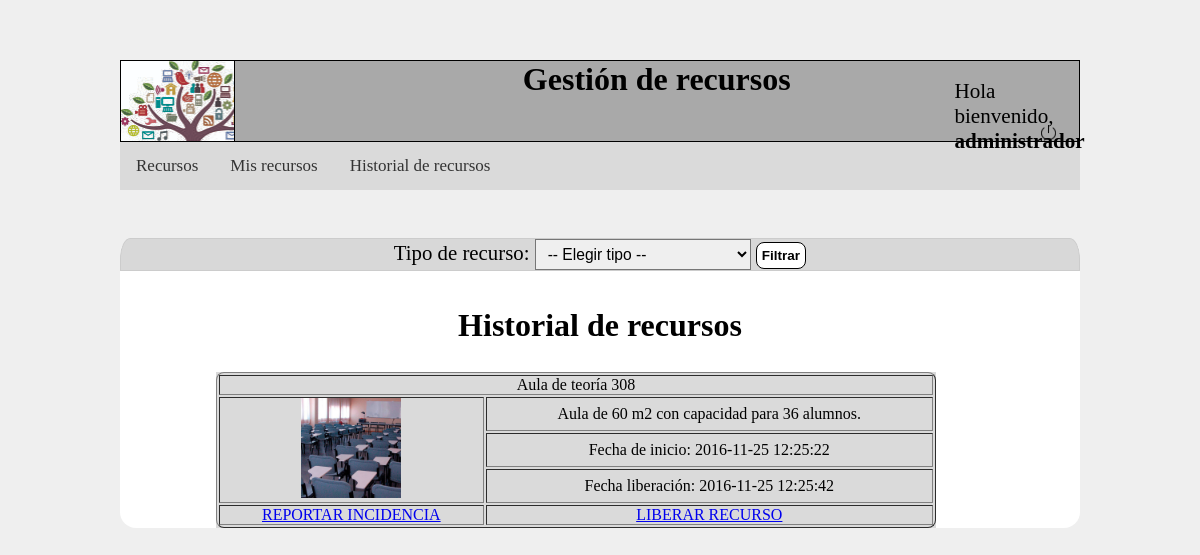
The page /proyecto_v3.0/php/historial_recursos.php (signed in) on the database as committed earlier.
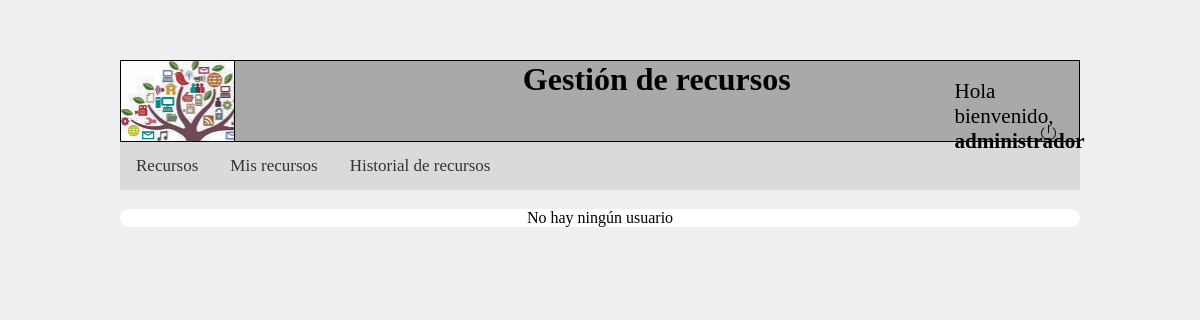
The same page on the database as committed later.
### tables this page shows
CREATE TABLE `tbl_reserva` (
  `res_id` int(4) NOT NULL,
  `res_fechainicio` datetime NOT NULL,
  `res_fechafinal` datetime DEFAULT NULL,
  `res_recursoid` int(2) NOT NULL,
  `res_usuarioid` int(3) NOT NULL
);

CREATE TABLE `tbl_recurso` (
  `rec_id` int(2) NOT NULL,
  `rec_nombre` varchar(30) NOT NULL,
  `rec_foto` varchar(15) NOT NULL DEFAULT '0.jpg',
  `rec_descripcion` varchar(200) NOT NULL,
  `rec_tipoid` int(2) NOT NULL,
  `rec_estado` varchar(15) NOT NULL DEFAULT 'Disponible'
);

### proyecto_v3.0/php/historial_recursos.php (the view, shortened to what this page needs)
<?php
		$conexion = mysqli_connect('localhost', 'root', '', 'bd_proyecto2');
		$mysqli = new mysqli("localhost", "root", "", "bd_proyecto2");
		$con =	"SELECT * FROM `tbl_usuario` WHERE `usu_id` = '". $_SESSION["usu_id"] ."'";
		$result	=	mysqli_query($mysqli,$con);
		while ($fila = mysqli_fetch_row($result))
			{
				$usu_nickname	=	$fila[1];
				$usuario = $_SESSION['usu_id'];
			}
		$sql = "SELECT * FROM tbl_tiporecurso ORDER BY tr_id";
		$finalizado_sql =	" SELECT * FROM tbl_reserva INNER JOIN tbl_recurso ON tbl_recurso.rec_id = tbl_reserva.res_recursoid WHERE res_fechafinal IS NOT NULL AND  res_usuarioid='$usuario'";
		extract($_REQUEST);
		$finalizado_sql .= "ORDER BY `tbl_reserva`.`res_id`  DESC";
		$finalizados = mysqli_query($conexion, $finalizado_sql);
		$tipos = mysqli_query($conexion, $sql);
?>
<!DOCTYPE html>
<html>
<head>
	<link rel="stylesheet" type="text/css" href="../css/recursos.css">
</head>
<body>
	<div class="header">
			<div class="logo">
			</div>
			<h1 align="center">Gestión de recursos</h1>
			<div class="profile">
			<p class="welcome">Hola bienvenido, <br /><b>
			<?php echo $usu_nickname; ?></b>
			</p>
			</div>
			<div class="logout">
				<a href="logout.proc.php" onclick="return logout();">
					<img class="img_logout" src="../img/logout_small.png" alt="Cerrar sesión">
				</a>
			</div>
		</div>
<nav>
	<ul class="topnav">
		<li class="li"><a href="recursos.php">Recursos</a></li>
		<li class="li"><a href="misrecursos.php">Mis recursos</a></li>
		<li class="li"><a href="#">Historial de recursos</a></li>
	</ul>
</nav>
<div class="container">
	<?php
	if(mysqli_num_rows($finalizados)>0 && mysqli_num_rows($tipos)>0){
		?>
	<form action="historial_recursos.php" method="get" class="formtipo">
	Tipo de recurso:
		<select name="tr_id">
			<option value="0">-- Elegir tipo --</option>
		</select>
		<input type="submit" name="enviar" value="Filtrar">
	</form>
	<br/>
	<br/>
	<h1>Historial de recursos</h1>
	<br/>
	<?php
		if(mysqli_num_rows($finalizados)>0){
								while($finalizado=mysqli_fetch_array($finalizados)){
									echo "<div class='content_rec'>";
									echo "<table border>";
										echo "<tr>";
											echo "<td colspan='2'>" . $finalizado['rec_nombre'] . "</td>";
										echo "</tr>";
										echo "<tr>";
											echo "<td rowspan='3'><img class='img_recu' src='../img/recursos/".$finalizado['rec_foto']."' width='100'></td>";
											echo "<td>".$finalizado['rec_descripcion']."</td>";
										echo "</tr>";
										echo "<tr>";
											echo "<td>Fecha de inicio: " .$finalizado['res_fechainicio']. "</td>";
										echo "</tr>";
										echo "<tr>";
											echo "<td>Fecha liberación: " .$finalizado['res_fechafinal']. "</td>";
											echo "</tr>";
											echo "<tr>";
											echo "<td colspan='1'> <a class='free_recu' href='incidencia.php?rec_id=" .$fila[3]. "'>REPORTAR INCIDENCIA </a></td>";
											echo "<td colspan='2'> <a class='free_recu' href='liberar.proc.php?recu_id=" .$fila_rec[0]. "&res_id=" .$fila[0]. "' onclick='return destroy();'>LIBERAR RECURSO </a></td>";
										echo "</tr>";
								echo "</table>";
							}
						echo "</div>";
					}
			} else {
				echo "No hay ningún usuario";
			}
		?>
</div>
</body>
</html>

Rows that differ between the two databases and show on the page:
no longer on this page (row edited): tbl_reserva: tbl_recurso.rec_nombre "Aula de teoría 308", tbl_recurso.rec_foto (picture), tbl_recurso.rec_descripcion "Aula de 60 m2 con capacidad para 36 alumnos.", res_fechainicio "2016-11-25 12:25:22", res_fechafinal "2016-11-25 12:25:42"
Other text that changed with them:
form field tr_id: "-- Elegir tipo --" → (not shown)
form field enviar: "Filtrar" → (not shown)
text no longer shown: "Tipo de recurso: Historial de recursos"
text now shown: "No hay ningún usuario"
